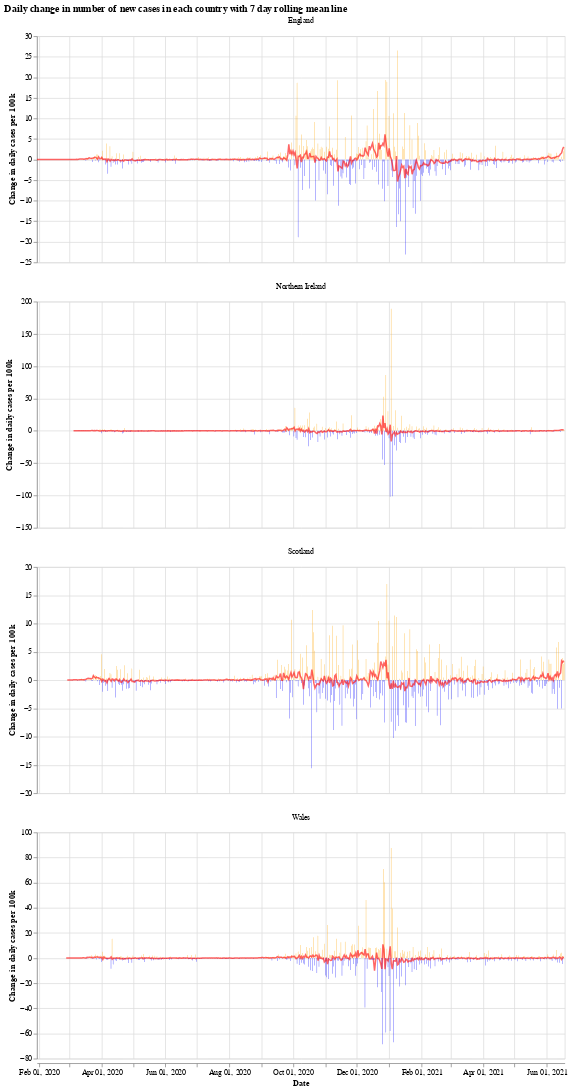

Write notebook code for a chart like this one.
### Markdown cell above
We will use the Python library `Altair` for visualising the data, see the [altair docs](https://altair-viz.github.io/) for more information.

First we have a graph which shows the daily change in the number of new cases for each country. This number jumps up and down all over the place, which is likely due to delay in reporting of new cases over the weekend. Another interesting thing is that it looks like the daily cases in Wales experienced a much shorter period of calm over the summer (calm in the sense of daily cases not jumping up and down).

The orange bars are days when the number of new cases (per 100k population) was more than the previous day, while the blue are days when the number of new cases dropped. The red line is the 7 day moving average. 

When the moving average line is below 0, it means that there is a consistent drop in new cases. We can see this clearly happening around the times that lockdowns were introduced (though, to varying degrees). I will update the graphs soon with a marker of when each lockdown started.

### Code cell
# collapse
import altair as alt

bars = alt.Chart(uk_cases).mark_bar().encode(
    x=alt.X("yearmonthdate(date):T", axis=alt.Axis(title='Date')),
    y=alt.Y("casesChangeRate:Q", axis=alt.Axis(title='Change in daily cases per 100k')),
    tooltip='casesChange',
    color=alt.condition(
        alt.datum.casesChangeRate > 0,
        alt.value("orange"),  # The positive color
        alt.value("blue")  # The negative color
    )
).properties(title='Daily change in number of new cases with 7 day rolling mean',width=700).interactive()

line = alt.Chart(uk_cases).mark_line(
    color='red',
    size=2,
    opacity=0.6
).transform_window(
    rolling_mean='mean(casesChangeRate)',
    frame=[0, 7],
    groupby=['areaName']
).encode(
    x='yearmonthdate(date):T',
    y='rolling_mean:Q'
)

alt.layer(bars, line, data=uk_cases).facet(alt.Column(
    'areaName', title=''), columns=1).resolve_scale(y='independent').properties(title='Daily change in number of new cases in each country with 7 day rolling mean line')

### Figure 1 — Vega-Lite specification as saved in the notebook (floating-point values rounded to 4 significant figures; data arrays with more than 128 entries replaced by an {"elided": "..."} marker saying what was removed)
{"config": {"view": {"continuousWidth": 400, "continuousHeight": 300}}, "data": {"name": "data-e8b382daa81b7d0dbf0401a99c0ad94e"}, "facet": {"type": "nominal", "field": "areaName", "title": ""}, "spec": {"layer": [{"mark": "bar", "encoding": {"color": {"condition": {"value": "orange", "test": "(datum.casesChangeRate > 0)"}, "value": "blue"}, "tooltip": {"type": "quantitative", "field": "casesChange"}, "x": {"type": "temporal", "axis": {"title": "Date"}, "field": "date", "timeUnit": "yearmonthdate"}, "y": {"type": "quantitative", "axis": {"title": "Change in daily cases per 100k"}, "field": "casesChangeRate"}}, "selection": {"selector001": {"type": "interval", "bind": "scales", "encodings": ["x", "y"]}}, "title": "Daily change in number of new cases with 7 day rolling mean", "width": 700}, {"mark": {"type": "line", "color": "red", "opacity": 0.6, "size": 2}, "encoding": {"x": {"type": "temporal", "field": "date", "timeUnit": "yearmonthdate"}, "y": {"type": "quantitative", "field": "rolling_mean"}}, "transform": [{"window": [{"op": "mean", "field": "casesChangeRate", "as": "rolling_mean"}], "frame": [0, 7], "groupby": ["areaName"]}]}]}, "columns": 1, "resolve": {"scale": {"y": "independent"}}, "title": "Daily change in number of new cases in each country with 7 day rolling mean line", "$schema": "https://vega.github.io/schema/vega-lite/v4.8.1.json", "datasets": {"data-e8b382daa81b7d0dbf0401a99c0ad94e": {"elided": "1928 records"}}}
